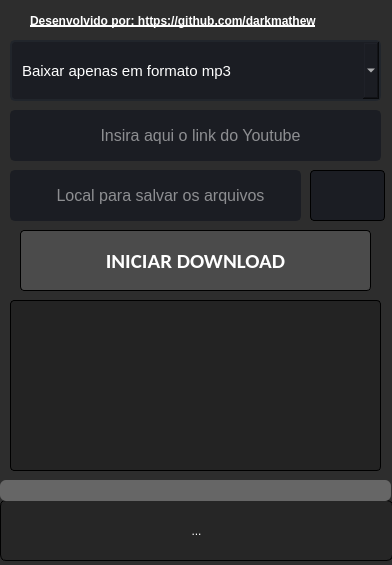
<?xml version="1.0" encoding="UTF-8"?>
<ui version="4.0">
 <class>MainWindow</class>
 <widget class="QMainWindow" name="MainWindow">
  <property name="geometry">
   <rect>
    <x>0</x>
    <y>0</y>
    <width>392</width>
    <height>565</height>
   </rect>
  </property>
  <property name="minimumSize">
   <size>
    <width>392</width>
    <height>565</height>
   </size>
  </property>
  <property name="maximumSize">
   <size>
    <width>392</width>
    <height>565</height>
   </size>
  </property>
  <property name="windowTitle">
   <string>Baixa Aí do Youtube - darkmathew</string>
  </property>
  <property name="windowIcon">
   <iconset>
    <normaloff>images/youtube.png</normaloff>images/youtube.png</iconset>
  </property>
  <property name="styleSheet">
   <string notr="true">background-color: rgb(45, 45, 45);</string>
  </property>
  <widget class="QWidget" name="centralwidget">
   <widget class="QPushButton" name="pushButton_Download">
    <property name="geometry">
     <rect>
      <x>20</x>
      <y>230</y>
      <width>351</width>
      <height>61</height>
     </rect>
    </property>
    <property name="font">
     <font>
      <family>Calibri</family>
      <pointsize>16</pointsize>
      <weight>75</weight>
      <bold>true</bold>
     </font>
    </property>
    <property name="styleSheet">
     <string notr="true">

QPushButton {
color: rgb(255, 255, 255);
background-color: rgb(75, 75, 75);
border-style: outset;
border-width: 1px;
border-radius: 4px;
border-color: black;
padding: 2px;
}

QPushButton:hover:!pressed
{
  border-color: rgb(23, 205, 255);
  padding: 2px;
  border-radius: 4px;
}
</string>
    </property>
    <property name="text">
     <string>INICIAR DOWNLOAD</string>
    </property>
    <property name="icon">
     <iconset>
      <normaloff>images/download.png</normaloff>images/download.png</iconset>
    </property>
    <property name="iconSize">
     <size>
      <width>32</width>
      <height>32</height>
     </size>
    </property>
   </widget>
   <widget class="QLineEdit" name="lineEdit_youtubeLink">
    <property name="geometry">
     <rect>
      <x>10</x>
      <y>110</y>
      <width>371</width>
      <height>51</height>
     </rect>
    </property>
    <property name="font">
     <font>
      <pointsize>12</pointsize>
     </font>
    </property>
    <property name="styleSheet">
     <string notr="true">QLineEdit {
	background-color: rgb(27, 29, 35);
	border-radius: 5px;
	border: 2px solid rgb(27, 29, 35);
	padding-left: 10px;
	color: rgb(255, 255,255);
}
QLineEdit:hover {
	border-color: rgb(23, 205, 255);
}
QLineEdit:focus {
	border: 2px solid rgb(91, 101, 124);
}</string>
    </property>
    <property name="alignment">
     <set>Qt::AlignCenter</set>
    </property>
    <property name="placeholderText">
     <string>Insira aqui o link do Youtube</string>
    </property>
   </widget>
   <widget class="QTextEdit" name="textEdit_activities">
    <property name="geometry">
     <rect>
      <x>10</x>
      <y>300</y>
      <width>371</width>
      <height>171</height>
     </rect>
    </property>
    <property name="styleSheet">
     <string notr="true">QTextEdit {
background-color: rgb(35, 35, 35);
border-style: outset;
border-width: 1px;
border-radius: 4px;
padding: 5px;
}

QTextEdit:hover:!pressed
{
  border-color: rgb(23, 205, 255);
  padding: 5px;
  border-width: 2px;
  border-radius: 5px;
}
</string>
    </property>
    <property name="readOnly">
     <bool>true</bool>
    </property>
   </widget>
   <widget class="QLabel" name="label_status">
    <property name="geometry">
     <rect>
      <x>0</x>
      <y>500</y>
      <width>393</width>
      <height>61</height>
     </rect>
    </property>
    <property name="font">
     <font>
      <pointsize>9</pointsize>
     </font>
    </property>
    <property name="styleSheet">
     <string notr="true">QLabel{
	border-radius: 6px;
	background-color: rgb(38, 38, 38);
	border: 1px solid black;
	color: white;
}</string>
    </property>
    <property name="text">
     <string>...</string>
    </property>
    <property name="alignment">
     <set>Qt::AlignCenter</set>
    </property>
   </widget>
   <widget class="QProgressBar" name="progressBar">
    <property name="geometry">
     <rect>
      <x>0</x>
      <y>480</y>
      <width>391</width>
      <height>21</height>
     </rect>
    </property>
    <property name="styleSheet">
     <string notr="true">QProgressBar {
	color: rgb(177, 177, 177);
	border: none;
	background-color: rgb(102, 102, 102);
	border-radius: 6px;
}

QProgressBar::chunk {
background-color:#00f2ff	;
border-radius : 6px;
}     </string>
    </property>
    <property name="value">
     <number>0</number>
    </property>
    <property name="alignment">
     <set>Qt::AlignCenter</set>
    </property>
    <property name="textVisible">
     <bool>false</bool>
    </property>
   </widget>
   <widget class="QLineEdit" name="lineEdit_filePath">
    <property name="geometry">
     <rect>
      <x>10</x>
      <y>170</y>
      <width>291</width>
      <height>51</height>
     </rect>
    </property>
    <property name="font">
     <font>
      <pointsize>12</pointsize>
     </font>
    </property>
    <property name="styleSheet">
     <string notr="true">QLineEdit {
	background-color: rgb(27, 29, 35);
	border-radius: 5px;
	border: 2px solid rgb(27, 29, 35);
	padding-left: 10px;
	color: rgb(255, 255,255);
}
QLineEdit:hover {
	border-color: rgb(23, 205, 255);
}
QLineEdit:focus {
	border: 2px solid rgb(91, 101, 124);
}</string>
    </property>
    <property name="text">
     <string/>
    </property>
    <property name="alignment">
     <set>Qt::AlignCenter</set>
    </property>
    <property name="readOnly">
     <bool>true</bool>
    </property>
    <property name="placeholderText">
     <string>Local para salvar os arquivos</string>
    </property>
   </widget>
   <widget class="QPushButton" name="pushButton_openFileDialog">
    <property name="geometry">
     <rect>
      <x>310</x>
      <y>170</y>
      <width>75</width>
      <height>51</height>
     </rect>
    </property>
    <property name="styleSheet">
     <string notr="true">QPushButton {
color: rgb(255, 255, 255);
background-color:  rgb(27, 29, 35);
border-style: outset;
border-width: 1px;
border-radius: 4px;
border-color: black;
padding: 2px;
}

QPushButton:hover:!pressed
{
  border-color: rgb(23, 205, 255);
  padding: 2px;
  border-radius: 4px;
}
</string>
    </property>
    <property name="text">
     <string/>
    </property>
    <property name="icon">
     <iconset>
      <normaloff>images/folder.png</normaloff>images/folder.png</iconset>
    </property>
    <property name="iconSize">
     <size>
      <width>32</width>
      <height>32</height>
     </size>
    </property>
   </widget>
   <widget class="QComboBox" name="comboBox">
    <property name="geometry">
     <rect>
      <x>10</x>
      <y>40</y>
      <width>371</width>
      <height>61</height>
     </rect>
    </property>
    <property name="font">
     <font>
      <pointsize>11</pointsize>
     </font>
    </property>
    <property name="styleSheet">
     <string notr="true">QComboBox{
color: rgb(255, 255, 255);
background-color: rgb(27, 29, 35);
border-radius: 5px;
border: 2px solid rgb(33, 37, 43);
padding: 5px;
padding-left: 10px;
}

QComboBox::drop-down {

}

QComboBOx:QScrollBar:vertical {
width: 3px;
}

QComboBox:hover{
border: 2px solid rgb(23, 205, 255);
}

QComboBox:focus {
border: 2px solid rgb(91, 101, 124);
}


QComboBox QAbstractItemView {
color: rgb(255, 255, 255);
background-color: rgb(33, 37, 43);
padding: 10px;
selection-background-color: rgb(39, 44, 54);
}</string>
    </property>
    <property name="iconSize">
     <size>
      <width>20</width>
      <height>20</height>
     </size>
    </property>
    <item>
     <property name="text">
      <string>Baixar apenas em formato mp3</string>
     </property>
     <property name="icon">
      <iconset>
       <normaloff>images/notas-musicais.png</normaloff>images/notas-musicais.png</iconset>
     </property>
    </item>
    <item>
     <property name="text">
      <string>Baixar vídeo [Qualidade Alta] (arquivo maior)</string>
     </property>
     <property name="icon">
      <iconset>
       <normaloff>images/video.png</normaloff>images/video.png</iconset>
     </property>
    </item>
    <item>
     <property name="text">
      <string>Baixar vídeo [Qualidade Baixa] (arquivo menor)</string>
     </property>
     <property name="icon">
      <iconset>
       <normaloff>images/video.png</normaloff>images/video.png</iconset>
     </property>
    </item>
    <item>
     <property name="text">
      <string>Baixar vídeo [Qualidade Alta] + mp3</string>
     </property>
     <property name="icon">
      <iconset>
       <normaloff>images/botao-play.png</normaloff>images/botao-play.png</iconset>
     </property>
    </item>
    <item>
     <property name="text">
      <string>Baixar vídeo [Qualidade Baixa] + mp3</string>
     </property>
     <property name="icon">
      <iconset>
       <normaloff>images/botao-play.png</normaloff>images/botao-play.png</iconset>
     </property>
    </item>
   </widget>
   <widget class="QLabel" name="label">
    <property name="geometry">
     <rect>
      <x>30</x>
      <y>10</y>
      <width>321</width>
      <height>21</height>
     </rect>
    </property>
    <property name="font">
     <font>
      <pointsize>9</pointsize>
      <weight>75</weight>
      <bold>true</bold>
      <underline>true</underline>
     </font>
    </property>
    <property name="styleSheet">
     <string notr="true">QLabel{ 
color: rgb(255, 255, 255);
background-color: rgba(255, 255, 255, 0);
}</string>
    </property>
    <property name="text">
     <string>Desenvolvido por: https://github.com/darkmathew</string>
    </property>
   </widget>
  </widget>
 </widget>
 <resources/>
 <connections/>
</ui>
